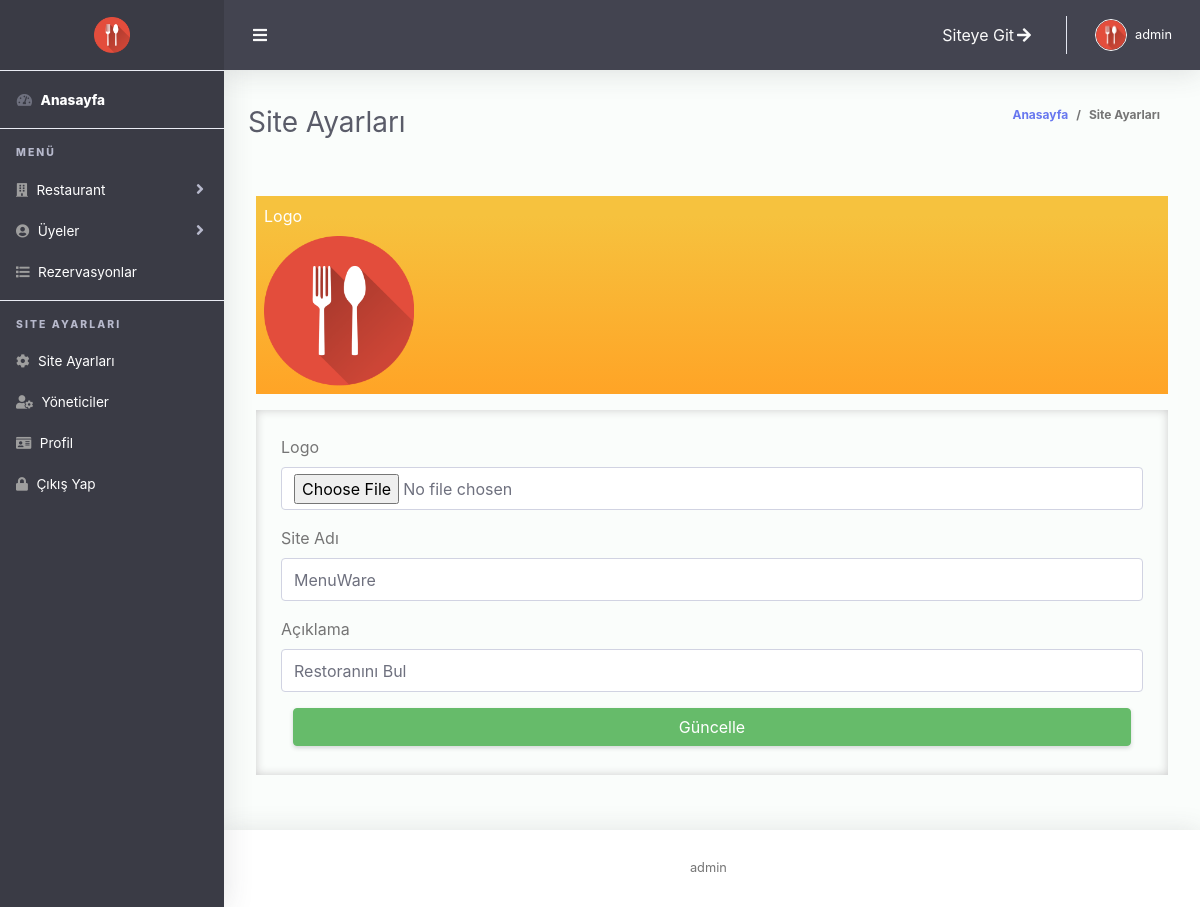
The app's page /admin/ayar.php (signed in) with its own data.
### tables this page shows
CREATE TABLE `ayarlar` (
  `ayar_id` int(11) NOT NULL,
  `ayar_title` text NOT NULL,
  `ayar_logo` text NOT NULL,
  `ayar_aciklama` text NOT NULL
);

### admin/ayar.php (the view)
<?php include('header.php');
?>
<div class="container-fluid" id="container-wrapper">
  <div class="d-sm-flex align-items-center justify-content-between mb-4">
    <h1 class="h3 mb-0 text-gray-800">Site Ayarları</h1>
    <ol class="breadcrumb">
      <li class="breadcrumb-item"><a href="./">Anasayfa</a></li>
      <li class="breadcrumb-item active" aria-current="page">Site Ayarları</li>
  </ol>
</div>
<div class="row">
    <div class="col-lg-12">
        <div class="card-body">
            <div class="row">
                <div class="col-md-12 mb-3 bg-gradient-warning p-2">
                    <label class="text-white">Logo</label><br>
                    <img style="height: 150px!important" class="img-fluid" src="../<?php echo $ayarData['ayar_logo']; ?>" alt="">
                </div>
                <div style="box-shadow: inset 0 0 10px #ccc;padding: 25px;margin-bottom: 35px;" class="col-md-12">
                    <form action="inc/islemler.php" method="POST" enctype="multipart/form-data">
                     <div class="row">
                        <div class="col-md-12 col-6">
                            <div class="form-group">
                                <label >Logo</label>
                                <input  type="file" class="form-control"  name="ayar_logo">
                            </div>
                        </div>
                        <div class="col-md-12 col-12">
                            <div class="form-group">
                                <label >Site Adı</label>
                                <input type="text" class="form-control" name="ayar_title" value="<?php echo $ayarData['ayar_title']; ?>">
                            </div>
                        </div>
                        <div class="col-md-12 col-12">
                            <div class="form-group">
                                <label >Açıklama</label>
                                <input type="text" class="form-control" name="ayar_aciklama"  value="<?php echo $ayarData['ayar_aciklama']; ?>">
                            </div>
                        </div>
                    </div>
                    <div class="col-md-12">
                        <button name="siteAyarGuncelle" type="submit" class="btn btn-success btn-block me-1 mb-1">Güncelle</button>
                    </div>
                </form>
            </div>
        </div>
    </div>
</div>
</div>
</div>
</div>
<?php include('footer.php'); ?>

### admin/header.php (shortened to what this page needs)
<?php
include 'inc/ayar.php';
$ayarData = $conn->query('SELECT * FROM ayarlar')->fetch(PDO::FETCH_ASSOC);
$kullanicisor=$conn->prepare("SELECT * FROM admin WHERE admin_id = :user_id");
$kullanicisor->execute(array(
  'user_id' => $_SESSION['admin_giris']
));
$kullanici=$kullanicisor->fetch(PDO::FETCH_ASSOC);
?>
<!DOCTYPE html>
<html lang="en">
<head>
  <link href="vendor/fontawesome-free/css/all.min.css" rel="stylesheet" type="text/css">
  <link href="vendor/bootstrap/css/bootstrap.min.css" rel="stylesheet" type="text/css">
  <link href="vendor/select2/dist/css/select2.min.css" rel="stylesheet" type="text/css">
  <link href="vendor/bootstrap-datepicker/css/bootstrap-datepicker.min.css" rel="stylesheet" >
  <link href="vendor/bootstrap-touchspin/css/jquery.bootstrap-touchspin.css" rel="stylesheet" >
  <link href="vendor/clock-picker/clockpicker.css" rel="stylesheet">
  <link href="css/ruang-admin.min.css" rel="stylesheet">
  <link href="vendor/datatables/dataTables.bootstrap4.min.css" rel="stylesheet">
  <link rel="stylesheet" href="css/sweetalert2.min.css">
  <link href="css/summernote.css" rel="stylesheet">
</head>
<body id="page-top">
  <div id="wrapper">
    <ul class="navbar-nav sidebar sidebar-light accordion" id="accordionSidebar">
      <a class="sidebar-brand d-flex align-items-center justify-content-center" href="index.php">
        <div class="sidebar-brand-icon">
          <img src="../<?=$ayarData['ayar_logo']; ?>">
        </div>
      </a>
      <hr class="sidebar-divider my-0">
      <li class="nav-item active">
        <a class="nav-link" href="index.php">
          <i class="fas fa-fw fa-tachometer-alt"></i>
          <span>Anasayfa</span></a>
        </li>
        <hr class="sidebar-divider">
        <div class="sidebar-heading">
          Menü
        </div>
        <li class="nav-item">
          <a class="nav-link collapsed" href="#" data-toggle="collapse" data-target="#firmalar" aria-expanded="false" aria-controls="firmalar">
            <i class="fa fa-building"></i>
            <span>Restaurant</span>
          </a>
        </li>
        <li class="nav-item">
          <a class="nav-link collapsed" href="#" data-toggle="collapse" data-target="#uyeler" aria-expanded="false" aria-controls="uyeler">
            <i class="fa fa-user-circle"></i>
            <span>Üyeler</span>
          </a>
        </li>
        <li class="nav-item">
          <a class="nav-link" href="rezervasyonlar.php">
            <i class="fas fa-list"></i>
            <span>Rezervasyonlar</span>
          </a>
        </li>
        <hr class="sidebar-divider">
        <div class="sidebar-heading">
          Site Ayarları
        </div>
        <li class="nav-item">
          <a class="nav-link" href="ayar.php">
            <i class="fas fa-cog"></i>
            <span>Site Ayarları</span>
          </a>
        </li>
        <li class="nav-item">
          <a class="nav-link" href="adminler.php">
            <i class="fas fa-user-cog"></i>
            <span>Yöneticiler</span>
          </a>
        </li>
        <li class="nav-item">
          <a class="nav-link" href="profil.php">
            <i class="fas fa-id-card"></i>
            <span>Profil</span>
          </a>
        </li>
        <li class="nav-item">
          <a class="nav-link" href="logout.php">
            <i class="fas fa-lock"></i>
            <span>Çıkış Yap</span>
          </a>
        </li>
      </ul>
      <div id="content-wrapper" class="d-flex flex-column">
        <div id="content">
          <nav class="navbar navbar-expand navbar-light bg-navbar topbar mb-4 static-top">
            <button id="sidebarToggleTop" class="btn btn-link rounded-circle mr-3">
              <i class="fa fa-bars"></i>
            </button>
            <ul class="navbar-nav ml-auto">
             <li class="nav-item dropdown no-arrow mx-1">
              <a class="nav-link dropdown-toggle" href="../" aria-haspopup="true" target="_blank" aria-expanded="false">
                Siteye Git <i class="fas fa-arrow-right fa-fw"></i>
              </a>
            </li>
            <li class="nav-item dropdown no-arrow">
              <a class="nav-link dropdown-toggle" href="#" id="userDropdown" role="button" data-toggle="dropdown"
              aria-haspopup="true" aria-expanded="false">
              <img class="img-profile rounded-circle" src="../<?=$ayarData['ayar_logo']; ?>" style="max-width: 60px">
              <span class="ml-2 d-none d-lg-inline text-white small"><?php echo $kullanici['admin_kadi']; ?></span>
            </a>
          </li>
        </ul>
      </nav>

### admin/footer.php (shortened to what this page needs)
<footer class="sticky-footer bg-white">
 <div class="container my-auto">
  <div class="copyright text-center my-auto">
    <span><?=$kullanici['admin_kadi']; ?> &nbsp; </span>
  </div>
</div>
</footer>
</div>
</div>
</body>
</html>

### records on screen
ayarlar: ayar_logo (picture), ayar_title "MenuWare", ayar_aciklama "Restoranını Bul"

### other values on screen
$kullanici['admin_kadi'] "admin"
